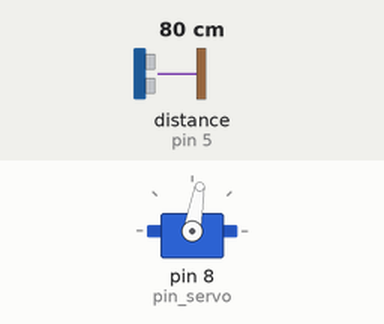
The sketch below on a simulated Arduino Uno, built with avr-gcc and run on an emulated ATmega328P. Shown: servo. The test bench sets the inputs (shaded band); at power-on: distance to the obstacle (sensor on pin 5) 80 cm. The echo pulse lasts 58.3 µs per cm.

Above: at 1.2 s.
1.3 s: distance to the obstacle (sensor on pin 5) set to 2 cm
At 2.2 s:
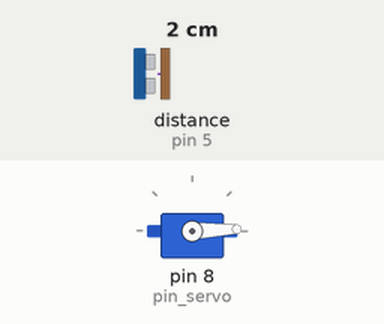
2.8 s: distance to the obstacle (sensor on pin 5) set to 35 cm
At 3.3 s:
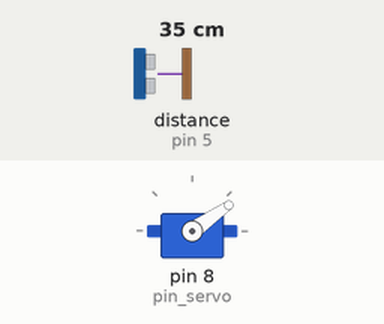
4.3 s: distance to the obstacle (sensor on pin 5) set to 60 cm
At 5.5 s:
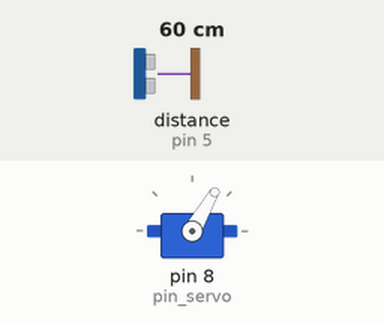
5.8 s: distance to the obstacle (sensor on pin 5) set to 120 cm
At 7.1 s:
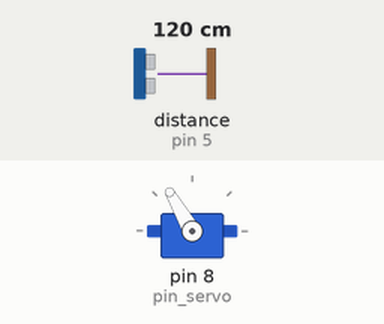
Timing chart, 0 to 8.3 s (numbered marks = the images above; inputs shaded):
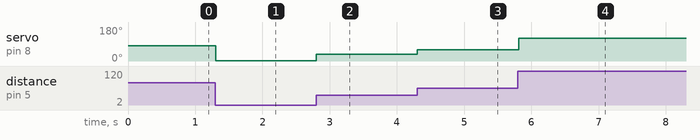

The sketch:

ultramotor.ino
```cpp
#include <Servo.h>
#include <Ultrasonic.h>
#define pin_echo 5
#define pin_trigger 4
#define pin_servo 8
Servo motor1;
Ultrasonic welle(pin_trigger,pin_echo);

int dist = 0;


void setup() {
  // put your setup code here, to run once:
  Serial.begin (9600) ;
  motor1.attach(pin_servo);
  motor1.write(0);

}

void loop() {
  // put your main code here, to run repeatedly:

  dist = welle.Ranging(CM);
  if(dist > 0 && dist < 180){
    motor1.write(dist);
  }

}
```

Measured:
- after the input at 1.3 s, servo on pin 8 (pin_servo): 80° → 2° at once
- after the input at 2.8 s, servo on pin 8 (pin_servo): 2° → 35° at once
- after the input at 4.3 s, servo on pin 8 (pin_servo): 35° → 60° at once
- after the input at 5.8 s, servo on pin 8 (pin_servo): 60° → 120° at once
